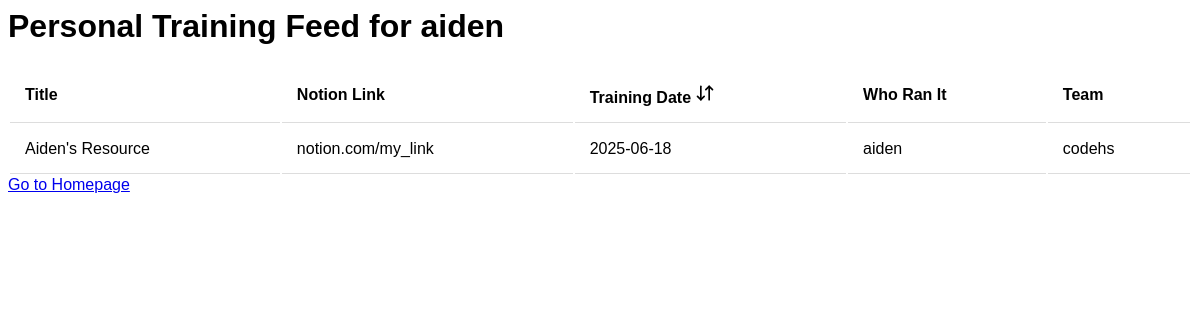
Page /training/2/ on the earlier database version.
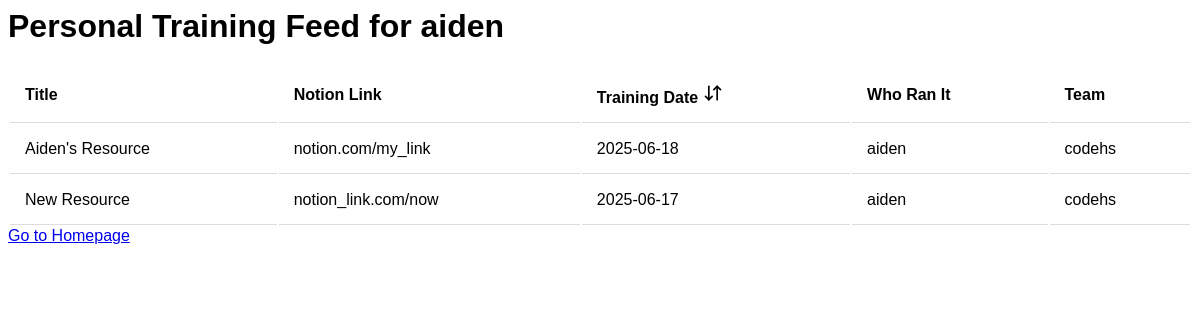
Same page on the later database version.
### training/models.py (models this page shows)
class Resource(models.Model):
    title = models.CharField(max_length=200)
    notion_link = models.CharField(max_length=200)
    training_date = models.DateTimeField('date of training')
    user = models.ForeignKey(User, on_delete=models.CASCADE)
    team = models.CharField(max_length=200)

class User(models.Model):
    username = models.CharField(max_length=200)
    photo = models.CharField(max_length=200)
    team = models.CharField(max_length=200)

### training/views.py (the view)
# urls.py: path('<int:pk>/', views.UserView.as_view(), name='personal'),
class UserView(generic.ListView):
    context_object_name = 'resource_data'
    template_name = 'training/personal.html'
    def get_queryset(self):
        pk = self.kwargs.get('pk')
        return Resource.objects.filter(user_id=pk)
    def get_context_data(self, **kwargs):
        context = super().get_context_data(**kwargs)
        pk = self.kwargs.get('pk')
        user = User.objects.get(pk=pk)
        context['username'] = user.username
        return context

### training/templates/training/personal.html (shortened to what this page needs)
{% load static %}
<link rel="stylesheet" type="text/css" href="{% static 'training/style.css' %}">
{% if resource_data %}
    <h1>Personal Training Feed for {{username}}</h1>
    <table id="table">
        <thead>
            <tr>
                <th>Title</th>
                <th>Notion Link</th>
                <th onclick="sortTableByDate()">Training Date <img src="{% static 'training/arrow-down-up.svg' %}" width="20px" height="20px"/></th>
                <th>Who Ran It</th>
                <th>Team</th>
            </tr>
        </thead>
        <tbody>
        {% for resource in resource_data %}
        <tr>
            <td>{{ resource.title }}</td>
            <td>{{ resource.notion_link }}</td>
            <td>{{ resource.training_date|date:"Y-m-d" }}</td>
            <td>{{ resource.user.username }}</td>
            <td>{{ resource.team }}</td>
        </tr>
        {% empty %}
        <tr><td colspan="5">No data available.</td></tr>
        {% endfor %}
        </tbody>
    </table>
{% else %}
<p>No resources available</p>
{% endif %}
<a href="{% url 'training:index' %}" class="button">Go to Homepage</a>

Differences in the rows shown:
added Resource: title "New Resource", notion_link "notion_link.com/now", training_date "2025-06-17", user.username "aiden", team "codehs"
